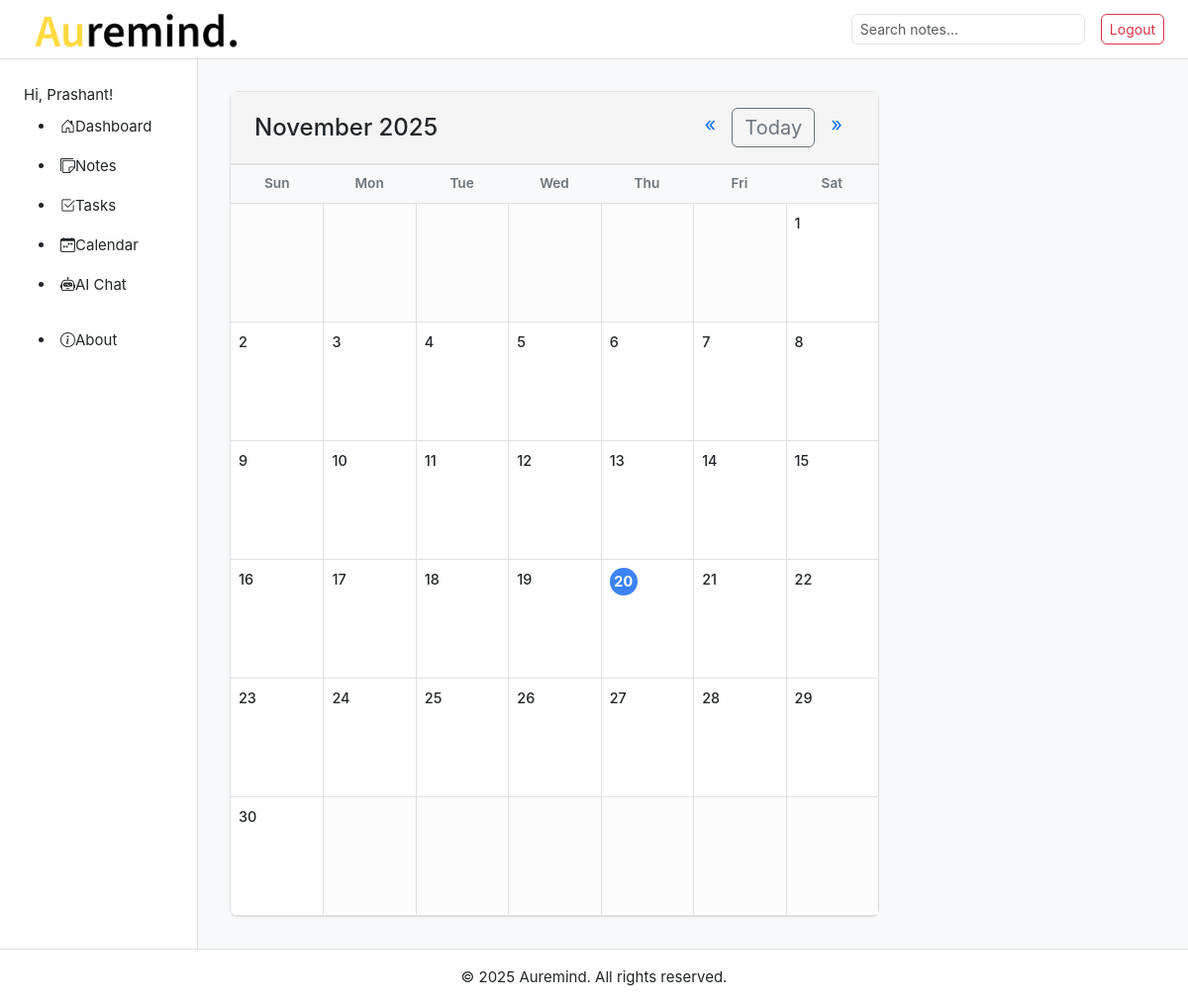
Page /calendar/ (signed in) on the earlier database version.
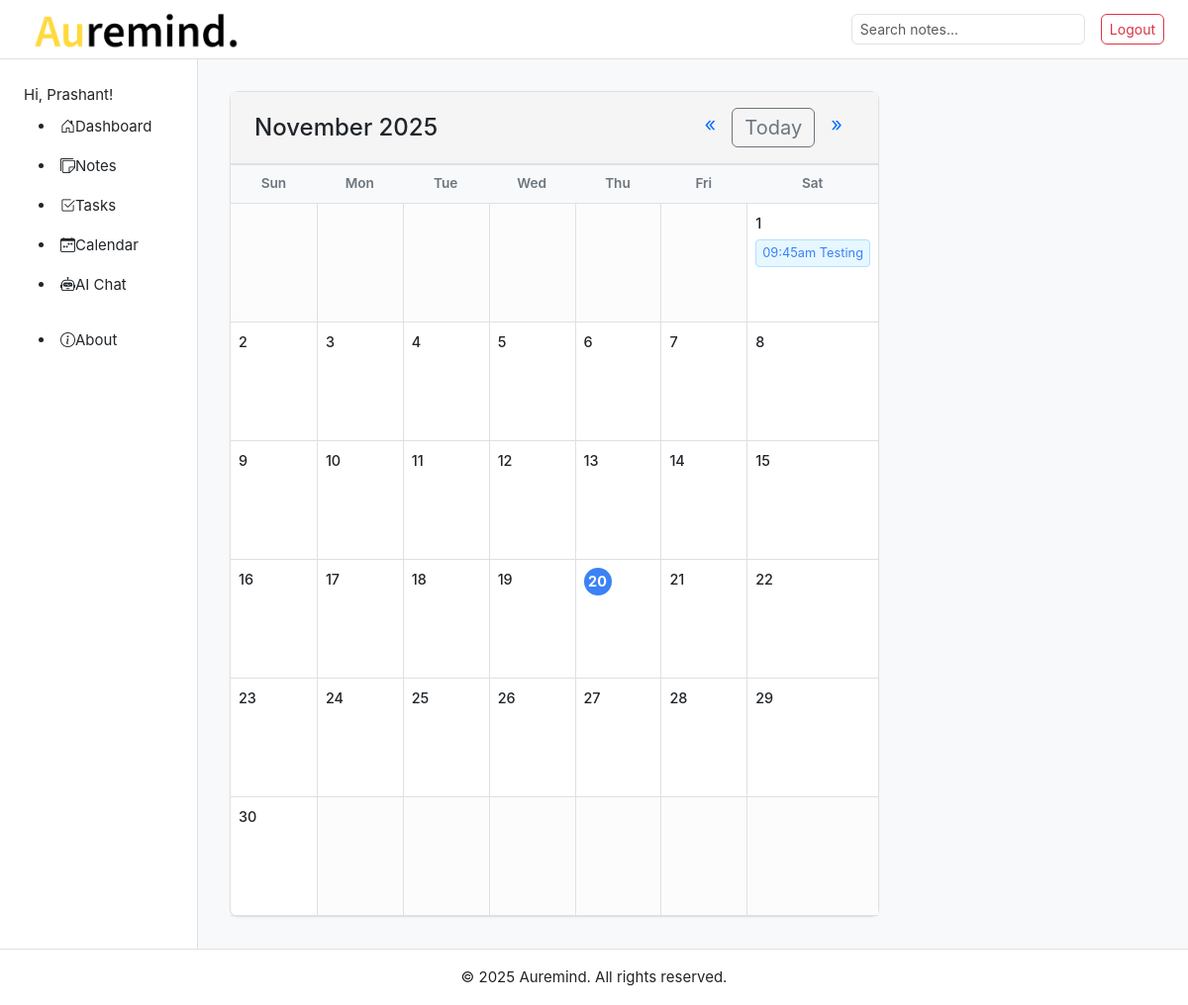
Same page on the later database version.
### notes/models.py (models this page shows, shortened)
class Task(models.Model):
    user = models.ForeignKey(User, on_delete=models.CASCADE)
    title = models.CharField(max_length=200)
    due_date = models.DateTimeField()
    created_at = models.DateTimeField(auto_now_add=True)

### notes/views.py (the view)
# urls.py: path('calendar/', views.calendar_view, name='calendar'),
@login_required
def calendar_view(request, year=None, month=None):
    today = date.today()
    year = int(year) if year else today.year
    month = int(month) if month else today.month
    tasks = Task.objects.filter(
        user=request.user,
        due_date__year=year,
        due_date__month=month
    ).order_by('due_date')
    calendar_tasks = {}
    for task in tasks:
        day = task.due_date.day
        if day not in calendar_tasks:
            calendar_tasks[day] = []
        calendar_tasks[day].append(task)
    cal = calendar.Calendar(firstweekday=calendar.SUNDAY) # Start week on Sunday
    weeks = cal.monthdayscalendar(year, month)
    day_headers = calendar.day_abbr[calendar.SUNDAY:] + calendar.day_abbr[:calendar.SUNDAY]
    current_date = date(year, month, 1)
    prev_date = current_date - timedelta(days=1) # Go to the last day of the previous month
    prev_year = prev_date.year
    prev_month = prev_date.month
    next_date = (current_date + timedelta(days=32)).replace(day=1)
    next_year = next_date.year
    next_month = next_date.month
    context = {
        'year': year,
        'month': month,
        'month_name': current_date.strftime('%B'), # e.g., "November"
        'weeks': weeks,                 # The calendar grid
        'day_headers': day_headers,     # [Sun, Mon, Tue...]
        'calendar_tasks': calendar_tasks, # Tasks grouped by day {1: [task1], 15: [task2]}
        'today_day': today.day if today.year == year and today.month == month else None,
        'today_date': today,
        'prev_year': prev_year,
        'prev_month': prev_month,
        'next_year': next_year,
        'next_month': next_month,
    }
    return render(request, 'task/calendar.html', context)

### notes/templates/task/calendar.html (shortened to what this page needs)
{% extends 'notes/base.html' %}
{% load static %}
{% block content %}
<div class="calendar-container">
  <div class="calendar-header">
    <h1>{{ month_name }} {{ year }}</h1>
    <div class="calendar-nav">
      <a href="{% url 'notes:calendar_month' year=prev_year month=prev_month %}" title="Previous Month">&laquo;</a>
      <a href="{% url 'notes:calendar' %}" class="btn btn-sm btn-outline-secondary" title="Today">Today</a>
      <a href="{% url 'notes:calendar_month' year=next_year month=next_month %}" title="Next Month">&raquo;</a>
    </div>
  </div>
  <div class="calendar-grid">
    {% for header in day_headers %}
      <div class="calendar-day-header">{{ header }}</div>
    {% endfor %}
    {% for week in weeks %}
      {% for day in week %}
        {% if day == 0 %}
          <div class="calendar-day-cell empty-day"></div>
        {% else %}
          <div class="calendar-day-cell {% if day == today_day %}today{% endif %}">
            <a href="{% url 'notes:calendar_day' year=year month=month day=day %}" class="day-link">
              <span class="day-number">{{ day }}</span>
              {% for task_day, tasks in calendar_tasks.items %}
                {% if task_day == day %}
                  {% for task in tasks %}
                    <div class="task-badge" title="{{ task.title }} ({{ task.due_date|time:"h:i A" }})">
                      {{ task.due_date|time:"h:iA"|lower }} {{ task.title }}
                    </div>
                  {% endfor %}
                {% endif %}
              {% endfor %}
            </a>
          </div>
        {% endif %}
      {% endfor %}
    {% endfor %}
  </div>
</div>
{% endblock %}

Differences in the rows shown:
added Task: due_date "09:45am", title "Testing"
